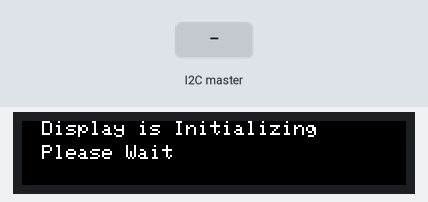
This sketch was run on a simulated STM32 Blue Pill. Parts: 192×32 colour display. Inputs (shaded band) come from the test bench. What the sketch prints to the serial monitor is not drawn.

Above: at 2.2 s.

The sketch:

Display_Driver_V1_1.ino
```cpp
// (licence header left out)
#include <Wire.h>                                   //Needed for I2C comm from master controller
#include <Adafruit_Protomatter.h>                   //LED matrix library

// Color definitions
#define BLACK 0x0000
#define BLUE 0x001F
#define RED 0xF800
#define GREEN 0x07E0
#define CYAN 0x07FF
#define MAGENTA 0xF81F
#define YELLOW 0xFFE0
#define WHITE 0xFFFF
#define GREY    (BLUE/16 + RED/16 + GREEN/16)
#define ORANGE (matrix.color565(255,64,0))
//Display connections - These are for MRK1010
uint8_t rgbPins[]  = {A3, A4, A5, A6, 2, 3};
uint8_t addrPins[] = {4, 5, 6, 7};
uint8_t clockPin   = A0;
uint8_t latchPin   = 13;
uint8_t oePin      = 14;

Adafruit_Protomatter matrix(192, 2, 1, rgbPins, 4, addrPins, clockPin, latchPin, oePin, false); //Instantiate the matrix

void setup(void) {                                          //Setup function
  Serial.begin(9600);                                       //Serial port for debug
  ProtomatterStatus status = matrix.begin();                // Initialize matrix...
  if (Serial) Serial.print("Protomatter begin() status: ");
  if (Serial) Serial.println((int)status);                  //Report initialization status of matrix
  if(status != PROTOMATTER_OK) {                            //If not OK then just wait until it is
    for(;;);
  }
  matrix.fillRect(0,0,192,32,BLACK);                        //Clear the display
  matrix.setTextColor(WHITE);                               //Set color
  matrix.setCursor(10,0);                                   //Set cursor
  matrix.println("Display is Initializing");                //Print startup message
  matrix.setCursor(10,12);                                  //Set cursor
  matrix.println("Please Wait");                            //Remainder of startup message
  matrix.show(); // Copy data to matrix buffers             //Must show after write to buffer
  delay(1000);                                              //Wait 1 second before starting I2C
  Wire.begin(6);                                            //Join i2c bus with address #6 - this is where display data comes from
  Wire.onReceive(receiveEvent);                             //Callback for new I2C data
}

char line[80];                                              //Global variable used for displaying text
//Defines for the different display commands - must match the sender's definition
#define SETCURSOR 1
#define SETTEXTCOLOR 2
#define PRINTLN 3
#define SHOW 4
#define CLEARLN 5
#define CURSCOLTEXT 6

void receiveEvent(int howMany){                             //Callback for the I2C communication
  int index=0;                                              //Temp vafiable
  int x,y;                                                  //X&Y variables for setting cursor
  long int col;                                             //Variable for setting color
  while(0 < Wire.available()) line[index++] = Wire.read();  //Receive byte as a character
  line[index]=0;                                            //Add null to end of the string
  if (Serial) Serial.println(line);                         //If serial port, print debug info
  switch (line[0]) {                                        //First character is operation type
    case SETCURSOR:                                         //first char is operation, then comma, then x, then comma, then y, then \n
      x=(int)line[2];                                       //Get x value
      y=(int)line[4];                                       //Get y value
      matrix.setCursor(x,y);                                //Set cursor
    break;
    case SETTEXTCOLOR:                                      //First char is operation type
      col=(int)line[3]+256*(int)line[2];                    //2 bytes for color
      matrix.setTextColor(col);                             //Set the color
    break;
    case PRINTLN:                                           //First char is operation type
      matrix.println(&line[2]);                             //Print the text to the display buffer
    break;
    case SHOW:                                              //First char is operation type
      matrix.show();                                        //Copy data to matrix buffers
    break;
    case CLEARLN:                                           //First char is operation type
      x=(int)line[2];                                       //Get which line to clear
      if(x<4) matrix.fillRect(0,x*8,192,x*8+8,BLACK);       //Clear a line
      else if(x==8) matrix.fillRect(0,1*8,192,3*8+8,BLACK); //Clear lines 2,3,4
      else if(x==9) matrix.fillRect(0,0*8,192,3*8+8,BLACK); //Clear lines 1,2,3,4
    break;
    case CURSCOLTEXT:                                       //first char is operation, then comma, then x, then y, then 2 bytes color then text
      x=(int)line[2];                                       //Get x value
      y=(int)line[3];                                       //Get y value
      matrix.setCursor(x,y);                                //Set cursor
      col=(int)line[5]+256*(int)line[4];                    //2 bytes for color
      matrix.setTextColor(col);                             //Set the color
      matrix.println(&line[6]);                              //Print the text
    break;
  }
}

void loop(void) {                                           //Loop function has no real work
  if (Serial) Serial.print("Refresh FPS = ~");              //Print diagnostic info
  if (Serial) Serial.println(matrix.getFrameCount());       //Display update frame rate
  delay(1000);                                              //Wait 1 second
}
```
